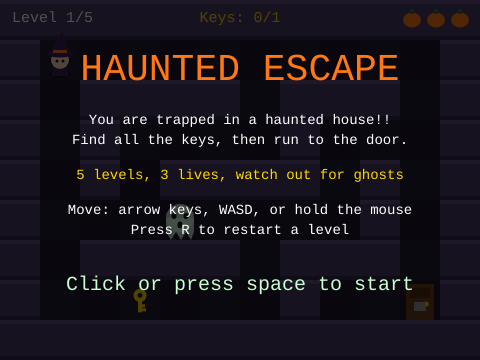
Frame 1 (no input)
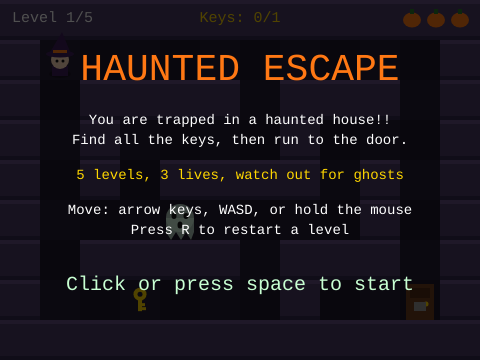
Frame 60 (no input)
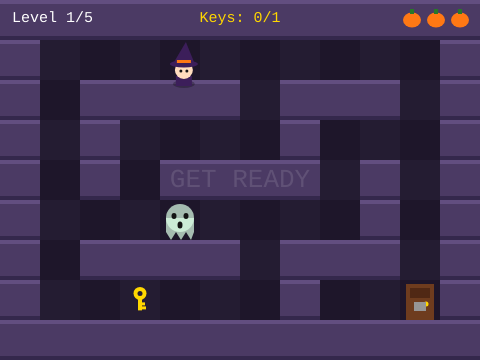
Frame 120 (the mouse pressed at the canvas centre since frame 60)

The p5.js sketch that drew these frames (run headless with seeded random() and noise() and a simulated clock; from frame 60 on, the mouse is pressed at the canvas centre):

// p5.js sketch
// ── sketch.js
let T = 40;

let levels = [
  [
    '############',
    '#P.........#',
    '#.####.###.#',
    '#.#....#...#',
    '#.#.####.#.#',
    '#...H....#.#',
    '#.####.###.#',
    '#..K...#..D#',
    '############'
  ],
  [
    '############',
    '#P.........#',
    '#.##.##.##.#',
    '#..........#',
    '#.#..H..#.V#',
    '#.#.####.#.#',
    '#K........K#',
    '#.##.##.##D#',
    '############'
  ],
  [
    '############',
    '#P...#.....#',
    '#.##.#.###.#',
    '#.#K...#K..#',
    '#.#.####...#',
    '#.....H....#',
    '#.####.###.#',
    '#K....V...D#',
    '############'
  ],
  [
    '############',
    '#P.....H.K.#',
    '#.####.###.#',
    '#.#K.H.#...#',
    '#.#.##.#.#.#',
    '#...#V..H..#',
    '###.#.####.#',
    '#K..#...K.D#',
    '############'
  ],
  [
    '############',
    '#P...H....K#',
    '#.##.##.##.#',
    '#.#K..H..#.#',
    '#.#.#V##.#.#',
    '#...#..#V.K#',
    '#.#.#..#...#',
    '#K...H...KD#',
    '############'
  ]
];

let grid = [];
let ghosts = [];
let keys = [];
let bits = [];
let player;
let levelNum = 0;
let keysGot = 0;
let totalKeys = 0;
let lives = 3;
let state = 'start';
let graceTime = 0;
let hurtFlash = 0;
let totalTime = 0;
let bestTime = 0;
let stateTime = -1000;

function setup() {
  createCanvas(480, 360);
  textFont('Courier New');
  loadLevel(0);
}

function loadLevel(n) {
  grid = [];
  ghosts = [];
  keys = [];
  keysGot = 0;
  let map = levels[n];
  for (let r = 0; r < map.length; r++) {
    let row = [];
    for (let c = 0; c < map[r].length; c++) {
      let ch = map[r][c];
      let cx = c * T + T / 2;
      let cy = r * T + T / 2;
      if (ch === 'P') {
        player = { x: cx, y: cy };
        ch = '.';
      } else if (ch === 'K') {
        keys.push({ x: cx, y: cy, got: false });
        ch = '.';
      } else if (ch === 'H' || ch === 'V') {
        ghosts.push({ x: cx, y: cy, type: ch, dir: 1 });
        ch = '.';
      }
      row.push(ch);
    }
    grid.push(row);
  }
  totalKeys = keys.length;
  graceTime = 70;
}

function draw() {
  if (state === 'play') {
    updateGame();
  }

  drawMap();
  drawKeys();
  drawGhosts();
  drawPlayer();
  drawBits();
  drawHud();

  if (state === 'play' && graceTime > 0) {
    textAlign(CENTER, CENTER);
    fill(255, 255, 255, graceTime * 3);
    textSize(26);
    text('GET READY', width / 2, height / 2);
  }

  if (hurtFlash > 0) {
    noStroke();
    fill(255, 0, 0, hurtFlash * 12);
    rect(0, 0, width, height);
    hurtFlash--;
  }

  if (state !== 'play') {
    drawScreen();
  }
}

function updateGame() {
  totalTime += deltaTime / 1000;
  movePlayer();

  for (let i = 0; i < keys.length; i++) {
    let k = keys[i];
    if (!k.got && dist(player.x, player.y, k.x, k.y) < 20) {
      k.got = true;
      keysGot++;
      boom(k.x, k.y, 255, 215, 0, 12);
    }
  }

  if (graceTime > 0) {
    graceTime--;
  } else {
    moveGhosts();
  }

  for (let i = 0; i < ghosts.length; i++) {
    if (dist(player.x, player.y, ghosts[i].x, ghosts[i].y) < 22) {
      hit();
      return;
    }
  }

  let c = floor(player.x / T);
  let r = floor(player.y / T);
  if (grid[r][c] === 'D' && keysGot >= totalKeys) {
    levelDone();
  }
}

function movePlayer() {
  let dx = 0;
  let dy = 0;
  if (keyIsDown(LEFT_ARROW) || keyIsDown(65)) {
    dx -= 1;
  }
  if (keyIsDown(RIGHT_ARROW) || keyIsDown(68)) {
    dx += 1;
  }
  if (keyIsDown(UP_ARROW) || keyIsDown(87)) {
    dy -= 1;
  }
  if (keyIsDown(DOWN_ARROW) || keyIsDown(83)) {
    dy += 1;
  }

  if (mouseIsPressed && dx === 0 && dy === 0) {
    let mx = mouseX - player.x;
    let my = mouseY - player.y;
    let d = sqrt(mx * mx + my * my);
    if (d > 6) {
      dx = mx / d;
      dy = my / d;
    }
  }

  let nx = player.x + dx * 3;
  if (!blocked(nx, player.y, 10, false)) {
    player.x = nx;
  }
  let ny = player.y + dy * 3;
  if (!blocked(player.x, ny, 10, false)) {
    player.y = ny;
  }
}

function moveGhosts() {
  let gs = 1.2 + levelNum * 0.25;
  for (let i = 0; i < ghosts.length; i++) {
    let g = ghosts[i];
    if (g.type === 'H') {
      let nx = g.x + g.dir * gs;
      if (blocked(nx, g.y, 13, true)) {
        g.dir = g.dir * -1;
      } else {
        g.x = nx;
      }
    } else {
      let ny = g.y + g.dir * gs;
      if (blocked(g.x, ny, 13, true)) {
        g.dir = g.dir * -1;
      } else {
        g.y = ny;
      }
    }
  }
}

function isSolid(c, r, forGhost) {
  if (r < 0 || r >= grid.length || c < 0 || c >= grid[0].length) {
    return true;
  }
  let ch = grid[r][c];
  if (ch === '#') {
    return true;
  }
  if (ch === 'D') {
    return forGhost || keysGot < totalKeys;
  }
  return false;
}

function blocked(px, py, rad, forGhost) {
  let c1 = floor((px - rad) / T);
  let c2 = floor((px + rad) / T);
  let r1 = floor((py - rad) / T);
  let r2 = floor((py + rad) / T);
  return (
    isSolid(c1, r1, forGhost) ||
    isSolid(c2, r1, forGhost) ||
    isSolid(c1, r2, forGhost) ||
    isSolid(c2, r2, forGhost)
  );
}

function hit() {
  lives--;
  hurtFlash = 14;
  boom(player.x, player.y, 255, 80, 80, 18);
  if (lives <= 0) {
    state = 'over';
    stateTime = millis();
  } else {
    loadLevel(levelNum);
  }
}

function levelDone() {
  boom(player.x, player.y, 120, 255, 150, 20);
  stateTime = millis();
  if (levelNum === levels.length - 1) {
    state = 'win';
    if (bestTime === 0 || totalTime < bestTime) {
      bestTime = totalTime;
    }
  } else {
    state = 'between';
  }
}

function startGame() {
  levelNum = 0;
  lives = 3;
  totalTime = 0;
  bits = [];
  loadLevel(0);
  state = 'play';
}

function go() {
  if (millis() - stateTime < 500) {
    return;
  }
  if (state === 'start' || state === 'over' || state === 'win') {
    startGame();
  } else if (state === 'between') {
    levelNum++;
    loadLevel(levelNum);
    state = 'play';
  }
}

function mousePressed() {
  go();
}

function keyPressed() {
  if (key === ' ' || keyCode === ENTER) {
    go();
    return false;
  }
  if ((key === 'r' || key === 'R') && state === 'play') {
    loadLevel(levelNum);
  }
}

function boom(x, y, r, g, b, n) {
  for (let i = 0; i < n; i++) {
    bits.push({
      x: x,
      y: y,
      vx: random(-3, 3),
      vy: random(-3, 3),
      life: 255,
      r: r,
      g: g,
      b: b
    });
  }
}

function drawBits() {
  for (let i = bits.length - 1; i >= 0; i--) {
    let b = bits[i];
    b.x += b.vx;
    b.y += b.vy;
    b.life -= 8;
    noStroke();
    fill(b.r, b.g, b.b, b.life);
    ellipse(b.x, b.y, 5, 5);
    if (b.life <= 0) {
      bits.splice(i, 1);
    }
  }
}

function drawMap() {
  background(15, 10, 25);
  noStroke();
  for (let r = 0; r < grid.length; r++) {
    for (let c = 0; c < grid[r].length; c++) {
      let x = c * T;
      let y = r * T;
      let ch = grid[r][c];
      if (ch === '#') {
        fill(75, 58, 100);
        rect(x, y, T, T);
        fill(98, 78, 128);
        rect(x, y, T, 4);
        fill(52, 40, 76);
        rect(x, y + T - 4, T, 4);
      } else {
        if ((r + c) % 2 === 0) {
          fill(36, 28, 50);
        } else {
          fill(30, 22, 42);
        }
        rect(x, y, T, T);
      }
      if (ch === 'D') {
        drawDoor(x, y);
      }
    }
  }
}

function drawDoor(x, y) {
  if (keysGot < totalKeys) {
    fill(110, 60, 30);
    rect(x + 6, y + 4, T - 12, T - 4);
    fill(80, 40, 20);
    rect(x + 10, y + 8, T - 20, 10);
    fill(255, 215, 0);
    ellipse(x + T - 14, y + T / 2 + 4, 5, 5);
    fill(150);
    rect(x + 14, y + 22, 12, 9);
  } else {
    fill(60, 255, 120, 140 + 60 * sin(frameCount * 0.15));
    rect(x + 4, y + 2, T - 8, T - 2);
    fill(255);
    textAlign(CENTER, CENTER);
    textSize(10);
    text('EXIT', x + T / 2, y + T / 2);
  }
}

function drawKeys() {
  for (let i = 0; i < keys.length; i++) {
    let k = keys[i];
    if (k.got) {
      continue;
    }
    let y = k.y + sin(frameCount * 0.1 + i) * 3;
    noStroke();
    fill(255, 215, 0);
    ellipse(k.x, y - 5, 13, 13);
    rect(k.x - 2, y, 4, 12);
    rect(k.x, y + 8, 6, 3);
    rect(k.x, y + 4, 5, 3);
    fill(36, 28, 50);
    ellipse(k.x, y - 5, 5, 5);
  }
}

function drawGhosts() {
  for (let i = 0; i < ghosts.length; i++) {
    let g = ghosts[i];
    let a = map(sin(frameCount * 0.1 + i), -1, 1, 160, 255);
    noStroke();
    fill(220, 255, 230, a);
    ellipse(g.x, g.y - 2, 28, 28);
    rect(g.x - 14, g.y - 2, 28, 14);
    triangle(g.x - 14, g.y + 12, g.x - 9, g.y + 20, g.x - 4, g.y + 12);
    triangle(g.x - 4, g.y + 12, g.x + 1, g.y + 20, g.x + 6, g.y + 12);
    triangle(g.x + 6, g.y + 12, g.x + 11, g.y + 20, g.x + 14, g.y + 12);
    fill(20);
    ellipse(g.x - 6, g.y - 4, 5, 6);
    ellipse(g.x + 6, g.y - 4, 5, 6);
    ellipse(g.x, g.y + 5, 5, 7);
  }
}

function drawPlayer() {
  let x = player.x;
  let y = player.y;
  noStroke();
  fill(0, 0, 0, 70);
  ellipse(x, y + 14, 22, 8);
  fill(60, 30, 90);
  rect(x - 8, y + 6, 16, 10);
  fill(255, 220, 190);
  ellipse(x, y, 18, 18);
  fill(20);
  ellipse(x - 3, y + 1, 3, 3);
  ellipse(x + 3, y + 1, 3, 3);
  fill(60, 30, 90);
  triangle(x - 11, y - 6, x + 11, y - 6, x + 2, y - 28);
  ellipse(x, y - 6, 28, 7);
  fill(255, 120, 20);
  rect(x - 7, y - 10, 14, 3);
}

function drawHud() {
  textAlign(LEFT, CENTER);
  fill(255);
  textSize(15);
  text('Level ' + (levelNum + 1) + '/' + levels.length, 12, 18);

  textAlign(CENTER, CENTER);
  if (keysGot >= totalKeys) {
    fill(100, 255, 150);
    text('Door open! Run!', width / 2, 18);
  } else {
    fill(255, 215, 0);
    text('Keys: ' + keysGot + '/' + totalKeys, width / 2, 18);
  }

  noStroke();
  for (let i = 0; i < lives; i++) {
    fill(255, 120, 20);
    ellipse(width - 20 - i * 24, 20, 18, 15);
    fill(40, 120, 40);
    rect(width - 22 - i * 24, 9, 4, 5);
  }
}

function drawScreen() {
  noStroke();
  fill(0, 0, 0, 175);
  rect(0, 0, width, height);
  textAlign(CENTER, CENTER);

  if (state === 'start') {
    fill(255, 120, 20);
    textSize(38);
    text('HAUNTED ESCAPE', width / 2, 70);
    fill(255);
    textSize(14);
    text('You are trapped in a haunted house!!', width / 2, 120);
    text('Find all the keys, then run to the door.', width / 2, 140);
    fill(255, 215, 0);
    text('5 levels, 3 lives, watch out for ghosts', width / 2, 175);
    fill(255);
    text('Move: arrow keys, WASD, or hold the mouse', width / 2, 210);
    text('Press R to restart a level', width / 2, 230);
    fill(200, 255, 210);
    textSize(20);
    text('Click or press space to start', width / 2, 285);
  }

  if (state === 'between') {
    fill(100, 255, 150);
    textSize(32);
    text('LEVEL ' + (levelNum + 1) + ' COMPLETE!', width / 2, 130);
    fill(255);
    textSize(18);
    text('Lives left: ' + lives, width / 2, 180);
    fill(200, 255, 210);
    textSize(18);
    text('Click for level ' + (levelNum + 2), width / 2, 235);
  }

  if (state === 'over') {
    fill(220, 30, 30);
    textSize(40);
    text('GAME OVER', width / 2, 100);
    fill(255);
    textSize(18);
    text('The ghosts got you on level ' + (levelNum + 1), width / 2, 160);
    fill(200, 255, 210);
    text('Click to try again', width / 2, 225);
  }

  if (state === 'win') {
    fill(255, 215, 0);
    textSize(36);
    text('YOU ESCAPED!!', width / 2, 85);
    fill(255);
    textSize(18);
    text('Time: ' + nf(totalTime, 1, 1) + ' sec', width / 2, 145);
    text('Best: ' + nf(bestTime, 1, 1) + ' sec', width / 2, 172);
    text('Lives left: ' + lives, width / 2, 199);
    fill(200, 255, 210);
    text('Click to play again', width / 2, 255);
  }
}
